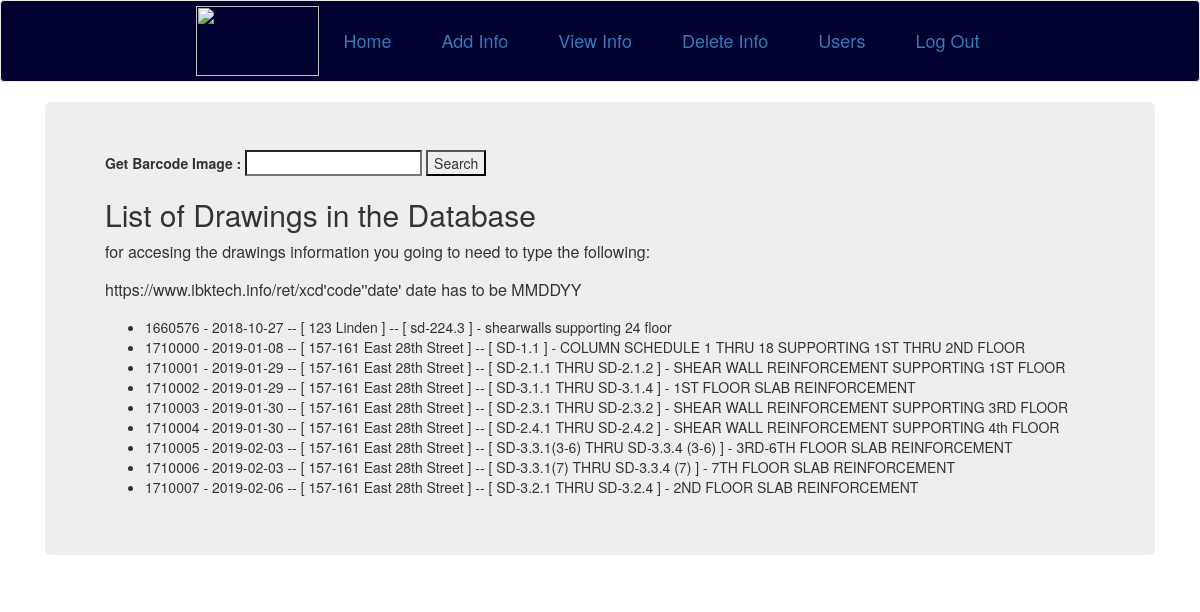
/list (signed in), run on the app's committed database.
### myproject.py (models this page shows, shortened)
class DrawingsInfo(db.Model):
    __tablename__ = 'Drawings'
    id = db.Column(db.Integer, primary_key=True)
    location = db.Column(db.Text)
    Draw_code = db.Column(db.Text)
    description = db.Column(db.Text)
    date_release = db.Column(db.Text)
    def __repr__(self):
        return '{} - {} -- [ {} ] -- [ {} ] - {}'.format(self.id,self.date_release,  self.location, self.Draw_code, self.description)

### myproject.py (the view)
@app.route('/list',  methods=['GET', 'POST'])
@login_required
def list_data():
    show_data = DrawingsInfo.query.all()
    if request.method == 'POST':
        search = request.form.get('search')
        if f'{search}.jpg' in os.listdir(os.path.abspath('myprojectLogin/static')):
            server_time = datetime.timestamp(datetime.now())
            barcode_url = (f"/static/{search}.jpg?{server_time}")
            return render_template('list.html', show_data=show_data, barcode_url=barcode_url)
    return render_template('list.html', show_data=show_data)

### myprojectLogin/models.py (called while the page is built)
@login_manager.user_loader
def load_user(user_id):
    return User.query.get(user_id)

### myprojectLogin/templates/list.html (shortened to what this page needs)
{% extends 'base.html' %}
{% block content %}
<div class="container">
<div class="jumbotron" align="left" >
    <form method="POST">
        <div class="barcodeSearch" align="left">
            <label for="BarcodeImage">Get Barcode Image :</label>
            <input type="search" id="BarcodeImage" name="search"
                    aria-label="ID Number">
            <button>Search</button>
        </div>
    </form>
    <h2>List of Drawings in the Database</h2>
    <p style="font-size: 16px">for accesing the drawings information you going to need to type the following:</p>
    <p style="font-size: 16px">https://www.ibktech.info/ret/xcd'code''date'   date has to be MMDDYY</p>
    <ul>
        {% for item in show_data %}
            <li>{{item}}</li>
        {% endfor %}
    </ul>
</div>
</div>
{% endblock %}

### myprojectLogin/templates/base.html (shortened to what this page needs)
<!doctype html>
<html lang="en">
  <head>
    <link rel="stylesheet" href="https://stackpath.bootstrapcdn.com/bootstrap/4.1.3/css/bootstrap.min.css">
</head>
<body>
<div class="container-flu">
    <nav class="navbar navbar-default" style="background-color: #00012f;">
        <ul class="nav" align="left">
         <img src="../static/ibklogo.jpg" width="123" height="70" alt="">
            <li class="nav-link"><a href="{{url_for('home')}}"><h4>Home</h4></a></li>
        {% if current_user.is_authenticated %}
            <li class='nav-link'><a href="{{url_for('add_data')}}"><h4>Add Info</h4></a></li>
            <li class='nav-link'><a href="{{url_for('list_data')}}"><h4>View Info</h4></a></li>
            <li class='nav-link'><a href="{{url_for('del_data')}}"><h4>Delete Info</h4></a></li>
            <li class='nav-link'><a href="{{url_for('register')}}"><h4> Users</h4></a></li>
            <li class='nav-link'><a href="{{url_for('logout')}}"><h4>Log Out</h4></a></li>
        {% else %}
            <li class="nav-link"><a href="{{url_for('login')}}"><h4>Log in</h4></a></li>
        {% endif%}
        </ul>
    </nav>
</div>
    <div class="container-flu" align="center">
        {% extends 'bootstrap/base.html' %}
        {% import "bootstrap/wtf.html" as wtf %}

### data on the page
DrawingsInfo: id+date_release+location "1660576 - 2018-10-27 -- [ 123 Linden ] -- [ sd-224.3 ] - shearwalls supporting 24 floor"
DrawingsInfo: id+date_release+location "1710000 - 2019-01-08 -- [ 157-161 East 28th Street ] -- [ SD-1.1 ] - COLUMN SCHEDULE 1 THRU 18 SUPPORTING 1ST THRU 2ND FLOOR"
DrawingsInfo: id+date_release+location "1710001 - 2019-01-29 -- [ 157-161 East 28th Street ] -- [ SD-2.1.1 THRU SD-2.1.2 ] - SHEAR WALL REINFORCEMENT SUPPORTING 1ST FLOOR"
DrawingsInfo: id+date_release+location "1710002 - 2019-01-29 -- [ 157-161 East 28th Street ] -- [ SD-3.1.1 THRU SD-3.1.4 ] - 1ST FLOOR SLAB REINFORCEMENT"
DrawingsInfo: id+date_release+location "1710003 - 2019-01-30 -- [ 157-161 East 28th Street ] -- [ SD-2.3.1 THRU SD-2.3.2 ] - SHEAR WALL REINFORCEMENT SUPPORTING 3RD FLOOR"
DrawingsInfo: id+date_release+location "1710004 - 2019-01-30 -- [ 157-161 East 28th Street ] -- [ SD-2.4.1 THRU SD-2.4.2 ] - SHEAR WALL REINFORCEMENT SUPPORTING 4th FLOOR"
DrawingsInfo: id+date_release+location "1710005 - 2019-02-03 -- [ 157-161 East 28th Street ] -- [ SD-3.3.1(3-6) THRU SD-3.3.4 (3-6) ] - 3RD-6TH FLOOR SLAB REINFORCEMENT"
DrawingsInfo: id+date_release+location "1710006 - 2019-02-03 -- [ 157-161 East 28th Street ] -- [ SD-3.3.1(7) THRU SD-3.3.4 (7) ] - 7TH FLOOR SLAB REINFORCEMENT"
DrawingsInfo: id+date_release+location "1710007 - 2019-02-06 -- [ 157-161 East 28th Street ] -- [ SD-3.2.1 THRU SD-3.2.4 ] - 2ND FLOOR SLAB REINFORCEMENT"
